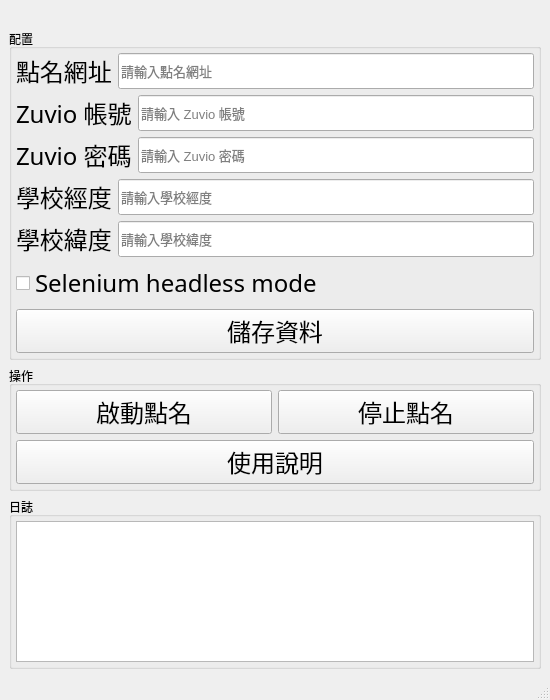
<?xml version="1.0" encoding="UTF-8"?>
<ui version="4.0">
 <class>MainWindow</class>
 <widget class="QMainWindow" name="MainWindow">
  <property name="geometry">
   <rect>
    <x>0</x>
    <y>0</y>
    <width>550</width>
    <height>700</height>
   </rect>
  </property>
  <property name="windowTitle">
   <string>Zuvio 自動點名程式</string>
  </property>
  <widget class="QWidget" name="centralwidget">
   <layout class="QVBoxLayout" name="verticalLayout">
    <item>
     <layout class="QHBoxLayout" name="horizontalLayout">
      <item>
       <widget class="QLabel" name="label_6">
        <property name="sizePolicy">
         <sizepolicy hsizetype="Maximum" vsizetype="Preferred">
          <horstretch>0</horstretch>
          <verstretch>0</verstretch>
         </sizepolicy>
        </property>
        <property name="text">
         <string/>
        </property>
        <property name="pixmap">
         <pixmap>static/logo.png</pixmap>
        </property>
       </widget>
      </item>
     </layout>
    </item>
    <item>
     <widget class="QGroupBox" name="groupBox_2">
      <property name="title">
       <string>配置</string>
      </property>
      <layout class="QVBoxLayout" name="verticalLayout_3">
       <property name="leftMargin">
        <number>4</number>
       </property>
       <property name="topMargin">
        <number>4</number>
       </property>
       <property name="rightMargin">
        <number>4</number>
       </property>
       <property name="bottomMargin">
        <number>4</number>
       </property>
       <item>
        <layout class="QHBoxLayout" name="horizontalLayout_2">
         <item>
          <widget class="QLabel" name="label">
           <property name="font">
            <font>
             <family>jf open 粉圓 1.1</family>
             <pointsize>18</pointsize>
            </font>
           </property>
           <property name="lineWidth">
            <number>1</number>
           </property>
           <property name="text">
            <string>點名網址</string>
           </property>
          </widget>
         </item>
         <item>
          <widget class="QLineEdit" name="edit_url">
           <property name="sizePolicy">
            <sizepolicy hsizetype="Expanding" vsizetype="Ignored">
             <horstretch>0</horstretch>
             <verstretch>0</verstretch>
            </sizepolicy>
           </property>
           <property name="font">
            <font>
             <pointsize>10</pointsize>
            </font>
           </property>
           <property name="placeholderText">
            <string>請輸入點名網址</string>
           </property>
          </widget>
         </item>
        </layout>
       </item>
       <item>
        <layout class="QHBoxLayout" name="horizontalLayout_3">
         <item>
          <widget class="QLabel" name="label_2">
           <property name="font">
            <font>
             <family>jf open 粉圓 1.1</family>
             <pointsize>18</pointsize>
            </font>
           </property>
           <property name="lineWidth">
            <number>1</number>
           </property>
           <property name="text">
            <string>Zuvio 帳號</string>
           </property>
          </widget>
         </item>
         <item>
          <widget class="QLineEdit" name="edit_account">
           <property name="sizePolicy">
            <sizepolicy hsizetype="Expanding" vsizetype="Ignored">
             <horstretch>0</horstretch>
             <verstretch>0</verstretch>
            </sizepolicy>
           </property>
           <property name="font">
            <font>
             <pointsize>10</pointsize>
            </font>
           </property>
           <property name="placeholderText">
            <string>請輸入 Zuvio 帳號</string>
           </property>
          </widget>
         </item>
        </layout>
       </item>
       <item>
        <layout class="QHBoxLayout" name="horizontalLayout_5">
         <item>
          <widget class="QLabel" name="label_3">
           <property name="font">
            <font>
             <family>jf open 粉圓 1.1</family>
             <pointsize>18</pointsize>
            </font>
           </property>
           <property name="lineWidth">
            <number>1</number>
           </property>
           <property name="text">
            <string>Zuvio 密碼</string>
           </property>
          </widget>
         </item>
         <item>
          <widget class="QLineEdit" name="edit_password">
           <property name="sizePolicy">
            <sizepolicy hsizetype="Expanding" vsizetype="Ignored">
             <horstretch>0</horstretch>
             <verstretch>0</verstretch>
            </sizepolicy>
           </property>
           <property name="font">
            <font>
             <pointsize>10</pointsize>
            </font>
           </property>
           <property name="frame">
            <bool>true</bool>
           </property>
           <property name="echoMode">
            <enum>QLineEdit::Password</enum>
           </property>
           <property name="placeholderText">
            <string>請輸入 Zuvio 密碼</string>
           </property>
           <property name="clearButtonEnabled">
            <bool>false</bool>
           </property>
          </widget>
         </item>
        </layout>
       </item>
       <item>
        <layout class="QHBoxLayout" name="horizontalLayout_6">
         <item>
          <widget class="QLabel" name="label_4">
           <property name="font">
            <font>
             <family>jf open 粉圓 1.1</family>
             <pointsize>18</pointsize>
            </font>
           </property>
           <property name="lineWidth">
            <number>1</number>
           </property>
           <property name="text">
            <string>學校經度</string>
           </property>
          </widget>
         </item>
         <item>
          <widget class="QLineEdit" name="edit_latitude">
           <property name="sizePolicy">
            <sizepolicy hsizetype="Expanding" vsizetype="Ignored">
             <horstretch>0</horstretch>
             <verstretch>0</verstretch>
            </sizepolicy>
           </property>
           <property name="font">
            <font>
             <pointsize>10</pointsize>
            </font>
           </property>
           <property name="placeholderText">
            <string>請輸入學校經度</string>
           </property>
          </widget>
         </item>
        </layout>
       </item>
       <item>
        <layout class="QHBoxLayout" name="horizontalLayout_7">
         <item>
          <widget class="QLabel" name="label_5">
           <property name="font">
            <font>
             <family>jf open 粉圓 1.1</family>
             <pointsize>18</pointsize>
            </font>
           </property>
           <property name="lineWidth">
            <number>1</number>
           </property>
           <property name="text">
            <string>學校緯度</string>
           </property>
          </widget>
         </item>
         <item>
          <widget class="QLineEdit" name="edit_longitude">
           <property name="sizePolicy">
            <sizepolicy hsizetype="Expanding" vsizetype="Ignored">
             <horstretch>0</horstretch>
             <verstretch>0</verstretch>
            </sizepolicy>
           </property>
           <property name="font">
            <font>
             <pointsize>10</pointsize>
            </font>
           </property>
           <property name="placeholderText">
            <string>請輸入學校緯度</string>
           </property>
          </widget>
         </item>
        </layout>
       </item>
       <item>
        <widget class="QCheckBox" name="checkBox">
         <property name="font">
          <font>
           <family>jf open 粉圓 1.1</family>
           <pointsize>18</pointsize>
          </font>
         </property>
         <property name="text">
          <string>Selenium headless mode</string>
         </property>
        </widget>
       </item>
       <item>
        <widget class="QPushButton" name="btn_save">
         <property name="font">
          <font>
           <family>jf open 粉圓 1.1</family>
           <pointsize>18</pointsize>
          </font>
         </property>
         <property name="text">
          <string>儲存資料</string>
         </property>
        </widget>
       </item>
      </layout>
     </widget>
    </item>
    <item>
     <widget class="QGroupBox" name="groupBox_3">
      <property name="title">
       <string>操作</string>
      </property>
      <layout class="QVBoxLayout" name="verticalLayout_4">
       <property name="leftMargin">
        <number>4</number>
       </property>
       <property name="topMargin">
        <number>4</number>
       </property>
       <property name="rightMargin">
        <number>4</number>
       </property>
       <property name="bottomMargin">
        <number>4</number>
       </property>
       <item>
        <layout class="QHBoxLayout" name="horizontalLayout_4">
         <item>
          <widget class="QPushButton" name="btn_start">
           <property name="font">
            <font>
             <family>jf open 粉圓 1.1</family>
             <pointsize>18</pointsize>
            </font>
           </property>
           <property name="text">
            <string>啟動點名</string>
           </property>
          </widget>
         </item>
         <item>
          <widget class="QPushButton" name="btn_stop">
           <property name="font">
            <font>
             <family>jf open 粉圓 1.1</family>
             <pointsize>18</pointsize>
            </font>
           </property>
           <property name="text">
            <string>停止點名</string>
           </property>
          </widget>
         </item>
        </layout>
       </item>
       <item>
        <widget class="QPushButton" name="btn_about">
         <property name="font">
          <font>
           <family>jf open 粉圓 1.1</family>
           <pointsize>18</pointsize>
          </font>
         </property>
         <property name="text">
          <string>使用說明</string>
         </property>
        </widget>
       </item>
      </layout>
     </widget>
    </item>
    <item>
     <widget class="QGroupBox" name="groupBox">
      <property name="title">
       <string>日誌</string>
      </property>
      <layout class="QVBoxLayout" name="verticalLayout_2">
       <property name="leftMargin">
        <number>4</number>
       </property>
       <property name="topMargin">
        <number>4</number>
       </property>
       <property name="rightMargin">
        <number>4</number>
       </property>
       <property name="bottomMargin">
        <number>4</number>
       </property>
       <item>
        <widget class="QTextEdit" name="edit_logging">
         <property name="lineWrapMode">
          <enum>QTextEdit::NoWrap</enum>
         </property>
         <property name="readOnly">
          <bool>true</bool>
         </property>
        </widget>
       </item>
      </layout>
     </widget>
    </item>
   </layout>
  </widget>
  <widget class="QMenuBar" name="menubar">
   <property name="geometry">
    <rect>
     <x>0</x>
     <y>0</y>
     <width>550</width>
     <height>22</height>
    </rect>
   </property>
  </widget>
  <widget class="QStatusBar" name="statusbar"/>
 </widget>
 <resources/>
 <connections/>
</ui>
